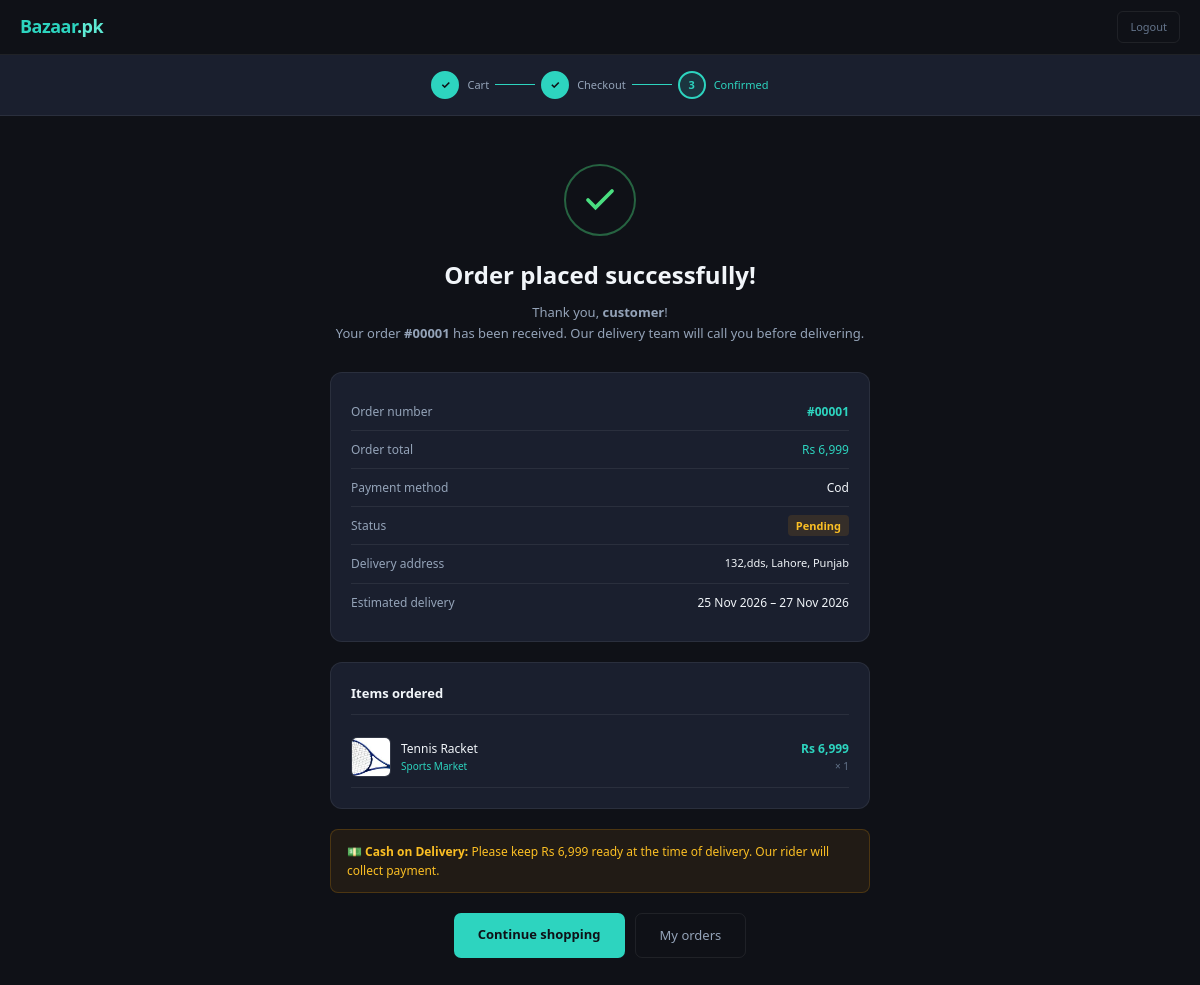
The page /checkout/order_placed.php?id=1 (signed in) on the database its author committed.
### tables this page shows
CREATE TABLE `orders` (
  `id` int(11) NOT NULL,
  `customer_id` int(11) NOT NULL,
  `total` decimal(10,2) NOT NULL,
  `status` enum('pending','processing','shipped','delivered','cancelled') DEFAULT 'pending',
  `address` text DEFAULT NULL,
  `payment_method` varchar(50) DEFAULT 'cod',
  `created_at` timestamp NOT NULL DEFAULT current_timestamp()
);

CREATE TABLE `users` (
  `id` int(11) NOT NULL,
  `full_name` varchar(100) NOT NULL,
  `email` varchar(150) NOT NULL,
  `password` varchar(255) NOT NULL,
  `role` enum('customer','vendor','admin') NOT NULL DEFAULT 'customer',
  `created_at` timestamp NOT NULL DEFAULT current_timestamp(),
  `cnic` varchar(15) DEFAULT NULL
);

CREATE TABLE `order_items` (
  `id` int(11) NOT NULL,
  `order_id` int(11) NOT NULL,
  `product_id` int(11) NOT NULL,
  `vendor_id` int(11) NOT NULL,
  `quantity` int(11) NOT NULL DEFAULT 1,
  `price_at_purchase` decimal(10,2) NOT NULL
);

CREATE TABLE `products` (
  `id` int(11) NOT NULL,
  `vendor_id` int(11) NOT NULL,
  `title` varchar(255) NOT NULL,
  `description` text DEFAULT NULL,
  `price` decimal(10,2) NOT NULL,
  `old_price` decimal(10,2) DEFAULT NULL,
  `stock` int(11) DEFAULT 0,
  `category` varchar(100) DEFAULT NULL,
  `image` varchar(255) DEFAULT NULL,
  `images` text DEFAULT NULL,
  `rating` decimal(2,1) DEFAULT 0.0,
  `review_count` int(11) DEFAULT 0,
  `sales_count` int(11) DEFAULT 0,
  `is_active` tinyint(1) DEFAULT 1,
  `is_featured` tinyint(1) DEFAULT 0,
  `is_new` tinyint(1) DEFAULT 0,
  `is_hot` tinyint(1) DEFAULT 0,
  `created_at` timestamp NOT NULL DEFAULT current_timestamp(),
  `specs` text DEFAULT NULL
);

CREATE TABLE `vendors` (
  `id` int(11) NOT NULL,
  `user_id` int(11) NOT NULL,
  `store_name` varchar(150) NOT NULL,
  `logo` varchar(255) DEFAULT NULL,
  `bio` text DEFAULT NULL,
  `rating` decimal(2,1) DEFAULT 0.0,
  `status` enum('pending','approved','banned') DEFAULT 'pending',
  `created_at` timestamp NOT NULL DEFAULT current_timestamp()
);

### checkout/order_placed.php (the view, shortened to what this page needs)
<?php
require_once '../db.php';
$userId  = $_SESSION['user_id'];
$orderId = (int)($_GET['id'] ?? 0);
try {
    $oStmt = $conn->prepare("
        SELECT o.*, u.full_name, u.email
        FROM orders o JOIN users u ON o.customer_id=u.id
        WHERE o.id=? AND o.customer_id=? LIMIT 1
    ");
    $oStmt->execute([$orderId, $userId]);
    $order = $oStmt->fetch();
} catch (PDOException $e) { $order = null; }
try {
    $iStmt = $conn->prepare("
        SELECT oi.*, p.title, p.image, v.store_name
        FROM order_items oi
        JOIN products p ON oi.product_id=p.id
        JOIN vendors  v ON oi.vendor_id=v.id
        WHERE oi.order_id=?
    ");
    $iStmt->execute([$orderId]);
    $orderItems = $iStmt->fetchAll();
} catch (PDOException $e) { $orderItems = []; }
?>
<!DOCTYPE html>
<html lang="en">
<head>
  <link href="https://cdn.jsdelivr.net/npm/bootstrap@5.3.0/dist/css/bootstrap.min.css" rel="stylesheet">
  <link href="../css/style.css"         rel="stylesheet">
  <link href="../css/styleshop.css"     rel="stylesheet">
  <link href="../css/stylecheckout.css" rel="stylesheet">
</head>
<body>
<nav class="shop-nav">
  <a href="../shop/shop.php" class="shop-logo">Bazaar<span>.pk</span></a>
  <div class="nav-right">
    <a href="../logout.php" class="nav-logout-ghost">Logout</a>
  </div>
</nav>
<div class="checkout-steps">
  <div class="step">
    <div class="step-circle done">✓</div>
    <div class="step-label done">Cart</div>
  </div>
  <div class="step-line done"></div>
  <div class="step">
    <div class="step-circle done">✓</div>
    <div class="step-label done">Checkout</div>
  </div>
  <div class="step-line done"></div>
  <div class="step">
    <div class="step-circle active">3</div>
    <div class="step-label active">Confirmed</div>
  </div>
</div>
<div class="success-wrap">
  <div class="success-icon" id="successIcon">
    <svg viewBox="0 0 24 24"><polyline points="20 6 9 17 4 12"/></svg>
  </div>
  <div class="success-title">Order placed successfully!</div>
  <div class="success-sub">
    Thank you, <strong><?= htmlspecialchars($order['full_name']) ?></strong>!<br>
    Your order <strong>#<?= str_pad($orderId, 5, '0', STR_PAD_LEFT) ?></strong> has been received.
    <?php if ($order['payment_method'] === 'cod'): ?>
      Our delivery team will call you before delivering.
    <?php else: ?>
      Payment confirmation will be sent to your email.
    <?php endif; ?>
  </div>
  <div class="order-info-card">
    <div class="oic-row">
      <span class="oic-label">Order number</span>
      <span class="oic-value" style="color:var(--teal);font-weight:700;">#<?= str_pad($orderId,5,'0',STR_PAD_LEFT) ?></span>
    </div>
    <div class="oic-row">
      <span class="oic-label">Order total</span>
      <span class="oic-value" style="color:var(--teal);">Rs <?= number_format($order['total']) ?></span>
    </div>
    <div class="oic-row">
      <span class="oic-label">Payment method</span>
      <span class="oic-value"><?= ucfirst(str_replace('_',' ',$order['payment_method'])) ?></span>
    </div>
    <div class="oic-row">
      <span class="oic-label">Status</span>
      <span class="oic-value">
        <span style="background:rgba(245,158,11,0.12);color:var(--amber);font-size:11px;font-weight:600;padding:3px 8px;border-radius:4px;">
          Pending
        </span>
      </span>
    </div>
    <div class="oic-row">
      <span class="oic-label">Delivery address</span>
      <span class="oic-value" style="font-size:11px;"><?= htmlspecialchars($order['address']) ?></span>
    </div>
    <div class="oic-row">
      <span class="oic-label">Estimated delivery</span>
      <span class="oic-value"><?= date('d M Y', strtotime('+3 days')) ?> – <?= date('d M Y', strtotime('+5 days')) ?></span>
    </div>
  </div>
  <?php if (!empty($orderItems)): ?>
    <div class="order-info-card" style="text-align:left;margin-bottom:20px;">
      <div style="font-size:13px;font-weight:600;color:var(--txt);margin-bottom:12px;padding-bottom:10px;border-bottom:1px solid var(--border);">
        Items ordered
      </div>
      <?php foreach ($orderItems as $item): ?>
        <div style="display:flex;align-items:center;gap:10px;padding:10px 0;border-bottom:1px solid var(--border);">
          <div style="width:40px;height:40px;border-radius:6px;background:var(--bg3);border:1px solid var(--border);overflow:hidden;flex-shrink:0;display:flex;align-items:center;justify-content:center;">
            <?php if (!empty($item['image'])): ?>
              <img src="../uploads/products/<?= htmlspecialchars($item['image']) ?>" style="width:100%;height:100%;object-fit:cover;">
            <?php else: ?>
              &#128722;
            <?php endif; ?>
          </div>
          <div style="flex:1;">
            <div style="font-size:12px;font-weight:500;color:var(--txt);"><?= htmlspecialchars($item['title']) ?></div>
            <div style="font-size:10px;color:var(--teal);"><?= htmlspecialchars($item['store_name']) ?></div>
          </div>
          <div style="text-align:right;">
            <div style="font-size:12px;font-weight:600;color:var(--teal);">Rs <?= number_format($item['price_at_purchase']*$item['quantity']) ?></div>
            <div style="font-size:10px;color:var(--txt3);">× <?= $item['quantity'] ?></div>
          </div>
        </div>
      <?php endforeach; ?>
    </div>
  <?php endif; ?>
  <?php if ($order['payment_method'] === 'cod'): ?>
    <div style="background:rgba(245,158,11,0.08);border:1px solid rgba(245,158,11,0.2);border-radius:8px;padding:12px 16px;margin-bottom:20px;font-size:12px;color:var(--amber);text-align:left;">
      &#128181; <strong>Cash on Delivery:</strong> Please keep Rs <?= number_format($order['total']) ?> ready at the time of delivery. Our rider will collect payment.
    </div>
  <?php endif; ?>
  <div class="success-actions">
    <a href="../shop/shop.php" class="sa-btn-primary">Continue shopping</a>
    <a href="../customer/orders.php" class="sa-btn-ghost">My orders</a>
  </div>
</div>
</body>
</html>

### css/style.css (style rules this page uses)
:root { --bg: #0f1117; --bg2: #1a1f2e; --bg3: #232938; --teal: #2DD4BF; --teal2: #5EEAD4; --teal-dim: rgba(45,212,191,0.12); --txt: #F1F5F9; --txt2: #94A3B8; --txt3: #64748B; --border: rgba(255,255,255,0.07); --border2: rgba(45,212,191,0.25); --danger: #f87171; --danger-bg: rgba(248,113,113,0.10); --danger-br: rgba(248,113,113,0.25); }
*, *::before, *::after { box-sizing: border-box; margin: 0; padding: 0; }
html { scroll-behavior: smooth; }
body { background: var(--bg); color: var(--txt); font-family: 'Segoe UI', system-ui, -apple-system, sans-serif; font-size: 15px; line-height: 1.6; -webkit-font-smoothing: antialiased; }
a { text-decoration: none; color: inherit; transition: color 0.15s; }
img { max-width: 100%; display: block; }

### css/styleshop.css (style rules this page uses)
:root { --red: #f87171; --amber: #fbbf24; --green: #4ade80; --red-dim: rgba(248,113,113,0.10); --amber-dim: rgba(251,191,36,0.10); }
.shop-nav { display: flex; align-items: center; gap: 12px; padding: 11px 20px; background: var(--bg); border-bottom: 1px solid var(--border); position: sticky; top: 0; z-index: 100; }
.shop-logo { font-size: 18px; font-weight: 700; color: var(--teal); letter-spacing: -0.5px; flex-shrink: 0; text-decoration: none; }
.shop-logo span { color: var(--teal2); }
.nav-right { display: flex; align-items: center; gap: 8px; margin-left: auto; flex-shrink: 0; }
.nav-logout-ghost { font-size: 11px; color: var(--txt3); padding: 6px 12px; border: 1px solid var(--border); border-radius: 6px; cursor: pointer; transition: all 0.15s; background: transparent; text-decoration: none; font-family: inherit; }

### css/stylecheckout.css (style rules this page uses)
.checkout-steps { display: flex; align-items: center; justify-content: center; gap: 0; padding: 16px 20px; background: var(--bg2); border-bottom: 1px solid var(--border); margin-bottom: 0; }
.step { display: flex; align-items: center; gap: 8px; }
.step-circle { width: 28px; height: 28px; border-radius: 50%; display: flex; align-items: center; justify-content: center; font-size: 11px; font-weight: 700; border: 2px solid var(--border); color: var(--txt3); background: var(--bg3); flex-shrink: 0; transition: all 0.2s; }
.step-circle.done { background: var(--teal); border-color: var(--teal); color: #0f1117; }
.step-circle.active { border-color: var(--teal); color: var(--teal); background: var(--teal-dim); }
.step-label { font-size: 11px; font-weight: 500; color: var(--txt3); white-space: nowrap; }
.step-label.active { color: var(--teal); }
.step-label.done { color: var(--txt2); }
.step-line { width: 40px; height: 1px; background: var(--border); margin: 0 6px; }
.step-line.done { background: var(--teal); }
.success-wrap { max-width: 580px; margin: 48px auto; padding: 0 20px; text-align: center; }
.success-icon { width: 72px; height: 72px; border-radius: 50%; background: var(--green-dim); border: 2px solid rgba(74,222,128,0.4); display: flex; align-items: center; justify-content: center; margin: 0 auto 20px; }
.success-icon svg { width: 36px; height: 36px; stroke: var(--green); fill: none; stroke-width: 2.5; stroke-linecap: round; }
.success-title { font-size: 24px; font-weight: 700; color: var(--txt); margin-bottom: 8px; }
.success-sub { font-size: 13px; color: var(--txt2); margin-bottom: 28px; line-height: 1.6; }
.order-info-card { background: var(--bg2); border: 1px solid var(--border); border-radius: 12px; padding: 20px; margin-bottom: 20px; text-align: left; }
.oic-row { display: flex; justify-content: space-between; padding: 9px 0; border-bottom: 1px solid var(--border); font-size: 12px; }
.oic-row:last-child { border-bottom: none; }
.oic-label { color: var(--txt2); }
.oic-value { color: var(--txt); font-weight: 500; }
.success-actions { display: flex; gap: 10px; justify-content: center; }
.sa-btn-primary { padding: 11px 24px; background: var(--teal); color: #0f1117; border: none; border-radius: 7px; font-size: 13px; font-weight: 600; cursor: pointer; font-family: inherit; transition: background 0.15s; text-decoration: none; }
.sa-btn-ghost { padding: 11px 24px; background: transparent; color: var(--txt2); border: 1px solid var(--border); border-radius: 7px; font-size: 13px; font-weight: 500; cursor: pointer; font-family: inherit; transition: all 0.15s; text-decoration: none; }

### rows shown on the page
orders: users.full_name "customer", total "6,999", payment_method "Cod", address "132,dds, Lahore, Punjab"
order_items: product.image (picture), product.title "Tennis Racket", vendor.store_name "Sports Market", $item['price_at_purchase']*$item['quantity'] "6,999", quantity "1"

### other values the page prints
str_pad($orderId, 5, '0', STR_PAD_LEFT) "00001"
str_pad($orderId,5,'0',STR_PAD_LEFT) "00001"
